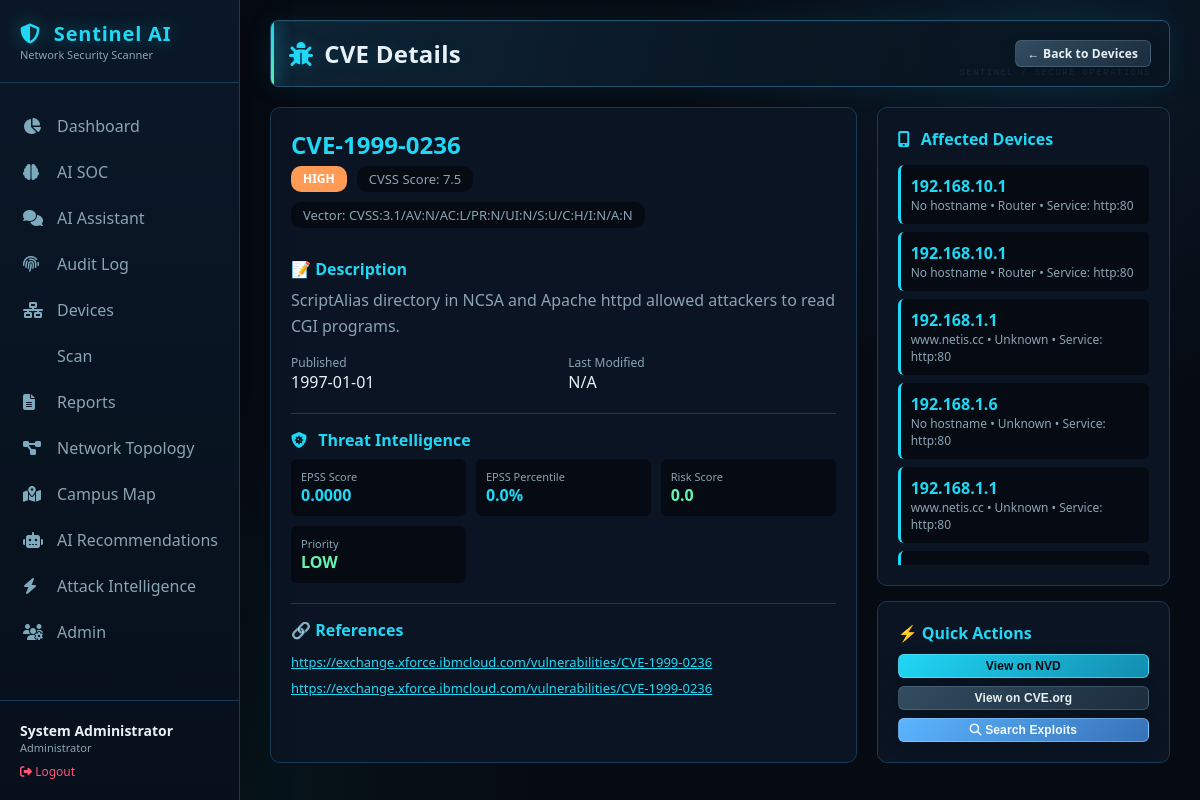
The page /cve/CVE-1999-0236 (signed in) on the database as committed earlier.
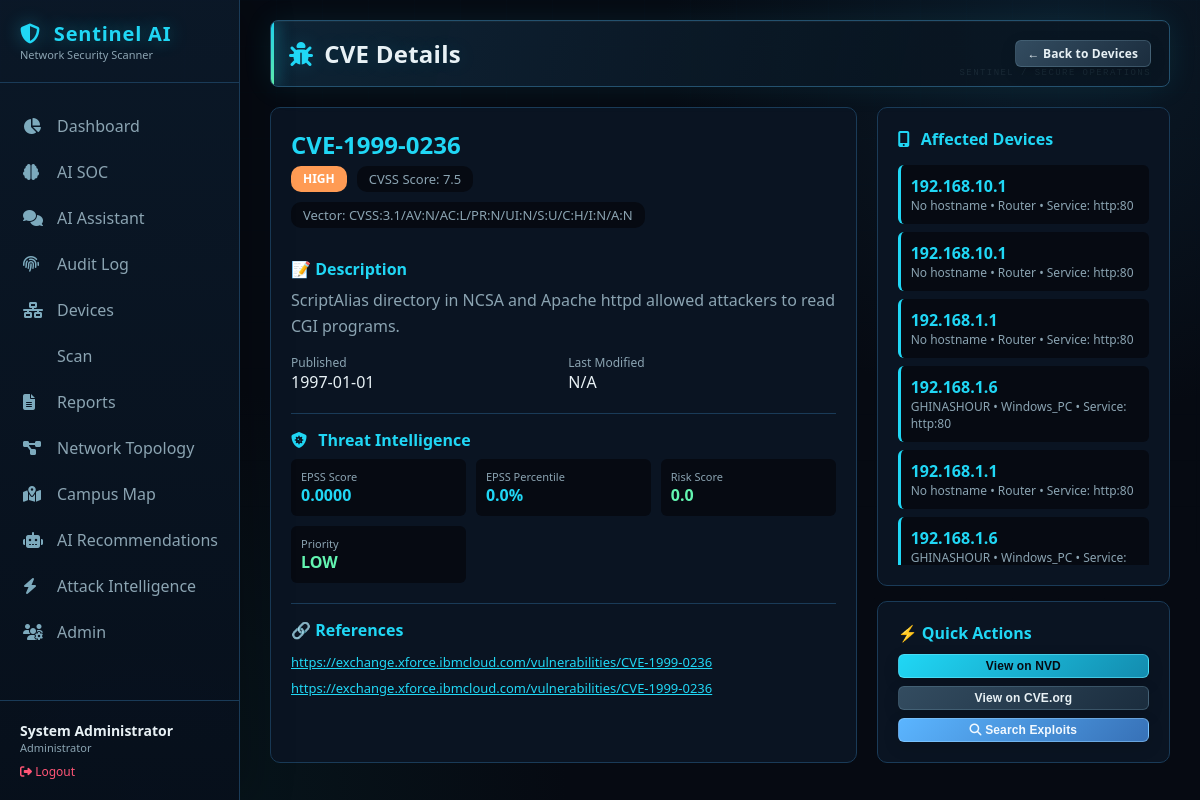
The same page on the database as committed later.
### tables this page shows
CREATE TABLE cves (
                    cve_id TEXT PRIMARY KEY,
                    description TEXT,
                    cvss_score REAL,
                    severity TEXT,
                    published_date TEXT,
                    last_modified TEXT,
                    references_text TEXT,
                    cvss_vector TEXT
                );

CREATE TABLE threat_intel (
                        cve_id TEXT PRIMARY KEY,
                        kev_status INTEGER DEFAULT 0,
                        exploit_count INTEGER DEFAULT 0,
                        epss_score REAL DEFAULT 0,
                        epss_percentile REAL DEFAULT 0,
                        risk_score REAL DEFAULT 0,
                        risk_level TEXT DEFAULT 'LOW',
                        priority TEXT DEFAULT 'LOW',
                        last_updated TEXT,
                        source TEXT,
                        raw_data TEXT
                    );

CREATE TABLE device_vulnerabilities (
                    id INTEGER PRIMARY KEY AUTOINCREMENT,
                    device_id INTEGER,
                    cve_id TEXT,
                    service TEXT,
                    detected_date TEXT,
                    FOREIGN KEY (device_id) REFERENCES devices (id),
                    FOREIGN KEY (cve_id) REFERENCES cves (cve_id)
                );

CREATE TABLE devices (
                    id INTEGER PRIMARY KEY AUTOINCREMENT,
                    ip_address TEXT UNIQUE,
                    mac_address TEXT,
                    hostname TEXT,
                    device_type TEXT,
                    brand TEXT,
                    os TEXT,
                    os_family TEXT,
                    os_confidence REAL,
                    open_ports TEXT,
                    services TEXT,
                    discovery_source TEXT,
                    confidence REAL,
                    confidence_level TEXT,
                    ttl INTEGER,
                    first_seen TEXT,
                    last_seen TEXT,
                    scan_count INTEGER DEFAULT 1,
                    upnp_model_name TEXT,
                    upnp_model_number TEXT,
                    upnp_manufacturer TEXT,
                    mac_randomized INTEGER DEFAULT 0,
                    mac_is_local INTEGER DEFAULT 0,
                    is_gateway INTEGER DEFAULT 0
                );

### app.py (the view)
@app.route('/cve/<cve_id>')
@login_required
def cve_detail(cve_id):
    try:
        conn = get_db()
        cursor = conn.cursor()
        cursor.execute('''
            SELECT cve_id, description, cvss_score, severity,
                   published_date, last_modified, references_text, cvss_vector
            FROM cves
            WHERE cve_id = ?
        ''', (cve_id,))
        cve = cursor.fetchone()
        if not cve:
            flash('CVE not found', 'danger')
            return redirect(url_for('devices'))
        cve_dict = dict(cve)
        if cve_dict.get('references_text'):
            try:
                cve_dict['references'] = json.loads(cve_dict['references_text'])
            except:
                cve_dict['references'] = []
        else:
            cve_dict['references'] = []
        cursor.execute('''
            SELECT d.id, d.ip_address, d.hostname, d.device_type, dv.service
            FROM device_vulnerabilities dv
            JOIN devices d ON dv.device_id = d.id
            WHERE dv.cve_id = ?
        ''', (cve_id,))
        affected_devices = [dict(row) for row in cursor.fetchall()]
        cursor.execute('''
            SELECT kev_status, exploit_count, epss_score, epss_percentile,
                   risk_score, risk_level, priority
            FROM threat_intel
            WHERE cve_id = ?
        ''', (cve_id,))
        threat_intel = cursor.fetchone()
        threat_dict = dict(threat_intel) if threat_intel else {}
        conn.close()
        return render_template('cve_detail.html',
                             cve=cve_dict,
                             affected_devices=affected_devices,
                             threat_intel=threat_dict,
                             user_role=session.get('user_role'),
                             username=session.get('username'))
    except Exception as e:
        logger.error(f"Error loading CVE details: {e}")
        flash('Error loading CVE details', 'danger')
        return redirect(url_for('devices'))

### templates/cve_detail.html (shortened to what this page needs)
{% extends "base.html" %} {% block content %}
<div class="page-header">
  <h1><i class="fas fa-bug"></i> CVE Details</h1>
  <div class="header-actions">
    <a href="{{ url_for('devices') }}" class="btn btn-secondary btn-sm">
      ← Back to Devices
    </a>
  </div>
</div>
<div style="display: grid; grid-template-columns: 2fr 1fr; gap: 20px">
  <div
    style="
      background: var(--bg-secondary);
      border: 1px solid var(--border-color);
      border-radius: 10px;
      padding: 20px;
    "
  >
    <div
      style="
        display: flex;
        justify-content: space-between;
        align-items: start;
        flex-wrap: wrap;
      "
    >
      <div>
        <h2 style="color: var(--accent); margin-bottom: 5px">
          {{ cve.cve_id }}
        </h2>
        <div
          style="display: flex; gap: 10px; flex-wrap: wrap; margin-bottom: 15px"
        >
          <span class="risk-badge risk-{{ cve.severity }}"
            >{{ cve.severity }}</span
          >
          <span
            style="
              background: var(--bg-primary);
              padding: 4px 12px;
              border-radius: 10px;
              color: var(--text-secondary);
              font-size: 13px;
            "
          >
            CVSS Score: {{ cve.cvss_score }}
          </span>
          <span
            style="
              background: var(--bg-primary);
              padding: 4px 12px;
              border-radius: 10px;
              color: var(--text-secondary);
              font-size: 13px;
            "
          >
            Vector: {{ cve.cvss_vector or 'N/A' }}
          </span>
        </div>
      </div>
    </div>
    <div style="margin-top: 15px">
      <h4 style="color: var(--accent); margin-bottom: 8px">📝 Description</h4>
      <p style="color: var(--text-secondary); line-height: 1.6">
        {{ cve.description }}
      </p>
    </div>
    <div
      style="
        margin-top: 15px;
        display: grid;
        grid-template-columns: 1fr 1fr;
        gap: 10px;
      "
    >
      <div>
        <div style="font-size: 12px; color: var(--text-secondary)">
          Published
        </div>
        <div style="color: var(--text-primary)">
          {{ cve.published_date[:10] if cve.published_date else 'N/A' }}
        </div>
      </div>
      <div>
        <div style="font-size: 12px; color: var(--text-secondary)">
          Last Modified
        </div>
        <div style="color: var(--text-primary)">
          {{ cve.last_modified[:10] if cve.last_modified else 'N/A' }}
        </div>
      </div>
    </div>
    {% if threat_intel %}
    <div
      style="
        margin-top: 20px;
        border-top: 1px solid var(--border-color);
        padding-top: 15px;
      "
    >
      <h4 style="color: var(--accent); margin-bottom: 8px">
        <i class="fas fa-shield-virus"></i> Threat Intelligence
      </h4>
      <div
        style="
          display: grid;
          grid-template-columns: repeat(auto-fit, minmax(150px, 1fr));
          gap: 10px;
        "
      >
        <div
          style="
            background: var(--bg-primary);
            padding: 10px;
            border-radius: 6px;
          "
        >
          <div style="font-size: 11px; color: var(--text-secondary)">
            EPSS Score
          </div>
          <div style="font-weight: bold; color: var(--accent)">
            {{ "%.4f"|format(threat_intel.epss_score) }}
          </div>
        </div>
        <div
          style="
            background: var(--bg-primary);
            padding: 10px;
            border-radius: 6px;
          "
        >
          <div style="font-size: 11px; color: var(--text-secondary)">
            EPSS Percentile
          </div>
          <div style="font-weight: bold; color: var(--accent)">
            {{ "%.1f"|format(threat_intel.epss_percentile) }}%
          </div>
        </div>
        <div
          style="
            background: var(--bg-primary);
            padding: 10px;
            border-radius: 6px;
          "
        >
          <div style="font-size: 11px; color: var(--text-secondary)">
            Risk Score
          </div>
          <div
            style="font-weight: bold; color: {{ 'var(--critical)' if threat_intel.risk_score >= 70 else 'var(--high)' if threat_intel.risk_score >= 40 else 'var(--accent2)' }};"
          >
            {{ threat_intel.risk_score }}
          </div>
        </div>
        <div
          style="
            background: var(--bg-primary);
            padding: 10px;
            border-radius: 6px;
          "
        >
          <div style="font-size: 11px; color: var(--text-secondary)">
            Priority
          </div>
          <div
            style="font-weight: bold; color: {{ 'var(--critical)' if threat_intel.priority == 'IMMEDIATE' else 'var(--high)' if threat_intel.priority == 'HIGH' else 'var(--accent2)' }};"
          >
            {{ threat_intel.priority }}
          </div>
        </div>
      </div>
    </div>
    {% endif %}
    {% if cve.references %}
    <div
      style="
        margin-top: 20px;
        border-top: 1px solid var(--border-color);
        padding-top: 15px;
      "
    >
      <h4 style="color: var(--accent); margin-bottom: 8px">🔗 References</h4>
      <div style="font-size: 13px">
        {% for ref in cve.references %}
        <div style="padding: 4px 0">
          <a
            href="{{ ref }}"
            target="_blank"
            style="color: var(--accent); word-break: break-all"
            >{{ ref }}</a
          >
        </div>
        {% endfor %}
      </div>
    </div>
    {% endif %}
  </div>
  <div>
    <div
      style="
        background: var(--bg-secondary);
        border: 1px solid var(--border-color);
        border-radius: 10px;
        padding: 20px;
      "
    >
      <h4 style="color: var(--accent); margin-bottom: 15px">
        <i class="fas fa-mobile-screen-button"></i> Affected Devices
      </h4>
      {% if affected_devices %}
      <div style="max-height: 400px; overflow-y: auto">
        {% for device in affected_devices %}
        <div
          style="
            padding: 10px;
            background: var(--bg-primary);
            border-radius: 6px;
            margin-bottom: 8px;
            border-left: 3px solid var(--accent);
          "
        >
          <div style="font-weight: bold; color: var(--text-primary)">
            <a
              href="{{ url_for('devices') }}?filter={{ device.ip_address }}"
              style="color: var(--accent); text-decoration: none"
            >
              {{ device.ip_address }}
            </a>
          </div>
          <div style="font-size: 12px; color: var(--text-secondary)">
            {{ device.hostname or 'No hostname' }} • {{ device.device_type or
            'Unknown' }} {% if device.service %} • Service: {{ device.service
            }}{% endif %}
          </div>
        </div>
        {% endfor %}
      </div>
      {% else %}
      <p style="color: var(--text-secondary)">
        No devices affected by this CVE.
      </p>
      {% endif %}
    </div>
    <div
      style="
        background: var(--bg-secondary);
        border: 1px solid var(--border-color);
        border-radius: 10px;
        padding: 20px;
        margin-top: 15px;
      "
    >
      <h4 style="color: var(--accent); margin-bottom: 10px">
        ⚡ Quick Actions
      </h4>
      <div style="display: flex; flex-direction: column; gap: 8px">
        <button
          onclick="window.location.href='https://nvd.nist.gov/vuln/detail/{{ cve.cve_id }}'"
          class="btn btn-primary btn-sm"
          style="width: 100%"
        >
          View on NVD
        </button>
        <button
          onclick="window.location.href='https://www.cve.org/CVERecord?id={{ cve.cve_id }}'"
          class="btn btn-secondary btn-sm"
          style="width: 100%"
        >
          View on CVE.org
        </button>
        <button
          onclick="window.location.href='{{ url_for('search_exploits', cve_id=cve.cve_id) }}'"
          class="btn btn-info btn-sm"
          style="width: 100%"
        >
          <i class="fas fa-magnifying-glass"></i> Search Exploits
        </button>
      </div>
    </div>
  </div>
</div>
{% endblock %}

### templates/base.html (shortened to what this page needs)
<!doctype html>
<html lang="en">
  <head>
    <link
      rel="stylesheet"
      href="https://cdnjs.cloudflare.com/ajax/libs/font-awesome/6.4.0/css/all.min.css"
    />
  </head>
  <body class="{% if not session.get('user_id') %}no-sidebar{% endif %}">
    {% if session.get('user_id') %}
    <div class="sidebar" id="sidebar">
      <div class="logo">
        <h2><i class="fas fa-shield-halved"></i> Sentinel AI</h2>
        <small>Network Security Scanner</small>
      </div>
      <a
        href="{{ url_for('dashboard') }}"
        class="nav-item {% if request.endpoint == 'dashboard' %}active{% endif %}"
      >
        <i class="fas fa-chart-pie"></i> Dashboard
      </a>
      <a
        href="{{ url_for('ai_soc') }}"
        class="nav-item {% if request.endpoint == 'ai_soc' %}active{% endif %}"
      >
        <i class="fas fa-brain"></i> AI SOC
      </a>
      <a
        href="{{ url_for('ai_assistant') }}"
        class="nav-item {% if request.endpoint == 'ai_assistant' %}active{% endif %}"
      >
        <i class="fas fa-comments"></i> AI Assistant
      </a>
      {% if user_role in ['administrator', 'manager'] %}
      <a
        href="{{ url_for('audit_log_page') }}"
        class="nav-item {% if request.endpoint == 'audit_log_page' %}active{% endif %}"
      >
        <i class="fas fa-fingerprint"></i> Audit Log
      </a>
      {% endif %}
      <a
        href="{{ url_for('devices') }}"
        class="nav-item {% if request.endpoint == 'devices' %}active{% endif %}"
      >
        <i class="fas fa-network-wired"></i> Devices
      </a>
      {% if user_role in ['administrator', 'manager'] %}
      <a
        href="{{ url_for('scan_page') }}"
        class="nav-item {% if request.endpoint == 'scan_page' %}active{% endif %}"
      >
         Scan
      </a>
      {% endif %}
      <a
        href="{{ url_for('reports') }}"
        class="nav-item {% if request.endpoint == 'reports' %}active{% endif %}"
      >
        <i class="fas fa-file-alt"></i> Reports
      </a>
      <a
        href="{{ url_for('network') }}"
        class="nav-item {% if request.endpoint == 'network' %}active{% endif %}"
      >
        <i class="fas fa-project-diagram"></i> Network Topology
      </a>
      <a
        href="{{ url_for('device_map') }}"
        class="nav-item {% if request.endpoint == 'device_map' %}active{% endif %}"
      >
        <i class="fas fa-map-marked-alt"></i> Campus Map
      </a>
      <a
        href="{{ url_for('recommendations') }}"
        class="nav-item {% if request.endpoint == 'recommendations' %}active{% endif %}"
      >
        <i class="fas fa-robot"></i> AI Recommendations
      </a>
      <a
        href="{{ url_for('attack_intelligence') }}"
        class="nav-item {% if request.endpoint == 'attack_intelligence' %}active{% endif %}"
      >
        <i class="fas fa-bolt"></i> Attack Intelligence
      </a>
      {% if user_role == 'administrator' %}
      <a
        href="{{ url_for('admin_users') }}"
        class="nav-item {% if request.endpoint == 'admin_users' %}active{% endif %}"
      >
        <i class="fas fa-users-cog"></i> Admin
      </a>
      {% endif %}
      <div class="user-info">
        <div class="name">{{ full_name or username }}</div>
        <div class="role">{{ user_role|title }}</div>
        <a href="{{ url_for('logout') }}" class="logout">
          <i class="fas fa-sign-out-alt"></i> Logout
        </a>
      </div>
    </div>
    {% endif %}
    <div class="main-content">
      {% block content %}{% endblock %}
    </div>
  </body>
</html>

Rows that differ between the two databases and show on the page:
changed through a linked row, device_vulnerabilities (number 3 of 6 on the later page): hostname "www.netis.cc" → "No hostname"; device_type "Unknown" → "Router"
changed through a linked row, device_vulnerabilities (number 4 of 6 on the later page): hostname "No hostname" → "GHINASHOUR"; device_type "Unknown" → "Windows_PC"
changed through a linked row, device_vulnerabilities (number 5 of 6 on the later page): hostname "www.netis.cc" → "No hostname"; device_type "Unknown" → "Router"
now on this page (row unchanged): device_vulnerabilities: ip_address "192.168.1.6", hostname "GHINASHOUR", device_type "Windows_PC"
